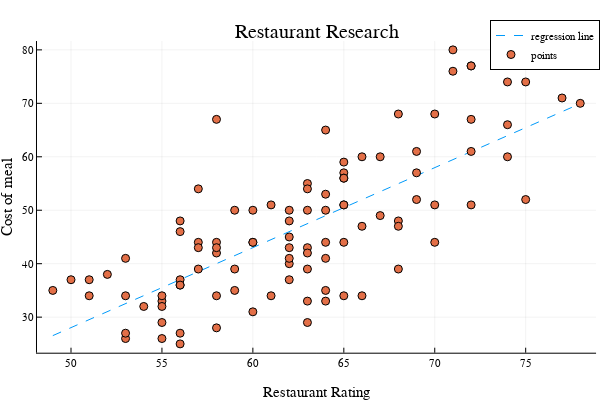

This figure's notebook cell:
### Code cell
# Plot the regression line with the scatter plot
plot(x, y, linestyle = [:dash], label = "regression line"); scatter!(ratings, cost, label="points")
xlabel!("Restaurant Rating")
ylabel!("Cost of meal")
title!("Restaurant Research")

### Figure 1 — Plotly figure (JSON) as saved in the notebook; plotly's stock layout.template omitted (floating-point values rounded to 4 significant figures)
{"data": [{"colorbar": {"title": ""}, "legendgroup": "regression line", "line": {"color": "rgba(0, 154, 250, 1.000)", "dash": "dash", "shape": "linear", "width": 1}, "mode": "lines", "name": "regression line", "showlegend": true, "type": "scatter", "x": [49, 50, 51, 52, 53, 54, 55, 56, 57, 58, 59, 60, 61, 62, 63, 64, 65, 66, 67, 68, 69, 70, 71, 72, 73, 74, 75, 76, 77, 78], "xaxis": "x", "y": [26.55, 28.04, 29.54, 31.03, 32.53, 34.03, 35.52, 37.02, 38.52, 40.01, 41.51, 43.0, 44.5, 46.0, 47.49, 48.99, 50.49, 51.98, 53.48, 54.97, 56.47, 57.97, 59.46, 60.96, 62.46, 63.95, 65.45, 66.94, 68.44, 69.94], "yaxis": "y", "zmax": null, "zmin": null}, {"colorbar": {"title": ""}, "legendgroup": "points", "marker": {"color": "rgba(227, 111, 71, 1.000)", "line": {"color": "rgba(0, 0, 0, 1.000)", "width": 1}, "size": 8, "symbol": "circle"}, "mode": "markers", "name": "points", "showlegend": true, "type": "scatter", "x": [55, 55, 63, 55, 58, 65, 62, 58, 57, 56, 69, 59, 61, 64, 71, 64, 60, 72, 65, 58, 55, 55, 72, 63, 75, 65, 58, 69, 74, 71, 68, 63, 56, 67, 64, 62, 54, 56, 74, 57, 57, 63, 64, 59, 72, 56, 57, 64, 63, 56, 66, 62, 49, 65, 64, 72, 50, 56, 62, 75, 51, 52, 70, 53, 65, 61, 65, 65, 53, 65, 58, 70, 62, 60, 63, 53, 60, 77, 66, 51, 53, 66, 68, 63, 60, 62, 62, 68, 72, 70, 67, 63, 64, 59, 68, 58, 56, 78, 74, 69], "xaxis": "x", "y": [33, 26, 43, 32, 44, 44, 50, 42, 44, 36, 61, 50, 51, 50, 76, 53, 44, 77, 57, 43, 29, 34, 77, 50, 74, 56, 67, 57, 66, 80, 68, 42, 48, 60, 35, 45, 32, 25, 74, 43, 39, 55, 65, 35, 61, 37, 54, 41, 33, 27, 47, 48, 35, 59, 44, 51, 37, 36, 43, 52, 34, 38, 51, 34, 51, 34, 51, 56, 26, 34, 34, 44, 40, 31, 54, 41, 50, 71, 60, 37, 27, 34, 48, 39, 44, 41, 37, 47, 67, 68, 49, 29, 33, 39, 39, 28, 46, 70, 60, 52], "yaxis": "y", "zmax": null, "zmin": null}], "layout": {"annotations": [{"font": {"color": "rgba(0, 0, 0, 1.000)", "family": "sans-serif", "size": 20}, "rotation": 0, "showarrow": false, "text": "Restaurant Research", "x": 0.5275, "xanchor": "center", "xref": "paper", "y": 1, "yanchor": "top", "yref": "paper"}], "height": 400, "legend": {"bgcolor": "rgba(255, 255, 255, 1.000)", "bordercolor": "rgba(0, 0, 0, 1.000)", "borderwidth": 1, "font": {"color": "rgba(0, 0, 0, 1.000)", "family": "sans-serif", "size": 11}, "title": {"font": {"color": "rgba(0, 0, 0, 1.000)", "family": "sans-serif", "size": 15}, "text": ""}, "tracegroupgap": 0, "traceorder": "normal", "x": 1, "xanchor": "auto", "y": 1, "yanchor": "auto"}, "margin": {"b": 20, "l": 0, "r": 0, "t": 20}, "paper_bgcolor": "rgba(255, 255, 255, 1.000)", "plot_bgcolor": "rgba(255, 255, 255, 1.000)", "showlegend": true, "width": 600, "xaxis": {"anchor": "y", "domain": [0.06165, 0.9934], "gridcolor": "rgba(0, 0, 0, 0.100)", "gridwidth": 0.5, "linecolor": "rgba(0, 0, 0, 1.000)", "mirror": false, "range": [48.13, 78.87], "showgrid": true, "showline": true, "showticklabels": true, "tickangle": 0, "tickcolor": "rgb(0, 0, 0)", "tickfont": {"color": "rgba(0, 0, 0, 1.000)", "family": "sans-serif", "size": 11}, "tickmode": "array", "ticks": "inside", "ticktext": ["50", "55", "60", "65", "70", "75"], "tickvals": [50, 55, 60, 65, 70, 75], "title": "Restaurant Rating", "titlefont": {"color": "rgba(0, 0, 0, 1.000)", "family": "sans-serif", "size": 15}, "type": "-", "visible": true, "zeroline": false, "zerolinecolor": "rgba(0, 0, 0, 1.000)"}, "yaxis": {"anchor": "x", "domain": [0.07581, 0.9415], "gridcolor": "rgba(0, 0, 0, 0.100)", "gridwidth": 0.5, "linecolor": "rgba(0, 0, 0, 1.000)", "mirror": false, "range": [23.35, 81.65], "showgrid": true, "showline": true, "showticklabels": true, "tickangle": 0, "tickcolor": "rgb(0, 0, 0)", "tickfont": {"color": "rgba(0, 0, 0, 1.000)", "family": "sans-serif", "size": 11}, "tickmode": "array", "ticks": "inside", "ticktext": ["30", "40", "50", "60", "70", "80"], "tickvals": [30, 40, 50, 60, 70, 80], "title": "Cost of meal", "titlefont": {"color": "rgba(0, 0, 0, 1.000)", "family": "sans-serif", "size": 15}, "type": "-", "visible": true, "zeroline": false, "zerolinecolor": "rgba(0, 0, 0, 1.000)"}}}
